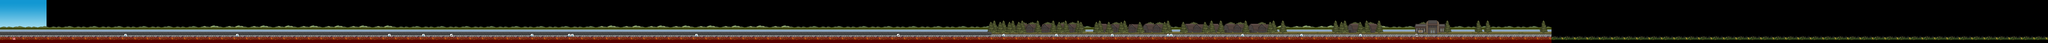

Below is a game level as drawn by its tile map, then a one-line description and the .tmx that defines it (tile-layer data replaced by summaries):
An orthogonal 660x14 tile map with 64x64 px tiles, 13 tile layers (back-9, back-8, back-7, back-6, ...), 3 tilesets.

<map version="1.0" orientation="orthogonal" width="660" height="14" tilewidth="64" tileheight="64">
 <tileset firstgid="1" name="meta64" tilewidth="64" tileheight="64">
  <image source="meta64.png" width="256" height="192" />
  <tile id="0">
   <properties>
    <property name="collision" value="full" />
   </properties>
  </tile>
  <tile id="1">
   <properties>
    <property name="collision" value="leftslant" />
   </properties>
  </tile>
  <tile id="2">
   <properties>
    <property name="collision" value="rightslant" />
   </properties>
  </tile>
  <tile id="10">
   <properties>
    <property name="collision" value="rs2tileL" />
   </properties>
  </tile>
  <tile id="11">
   <properties>
    <property name="collision" value="rs2tileR" />
   </properties>
  </tile>
 </tileset>
 <tileset firstgid="13" name="Env_Track_Icons" tilewidth="64" tileheight="64">
  <image source="TrackLapse_Icon.png" width="448" height="64" />
  <tile id="0">
   <properties>
    <property name="obstacle" value="hurdle" />
   </properties>
  </tile>
  <tile id="1">
   <properties>
    <property name="special" value="spawnpoint" />
   </properties>
  </tile>
  <tile id="2">
   <properties>
    <property name="special" value="checkpoint" />
   </properties>
  </tile>
  <tile id="3">
   <properties>
    <property name="special" value="nextlevelNE" />
   </properties>
  </tile>
 </tileset>
 <tileset firstgid="20" name="TL_Town_TileTextures_v7" tilewidth="64" tileheight="64">
  <image source="TL_Town_TileTextures_v7.png" width="1280" height="832" />
 </tileset>
 <layer name="back-9" width="660" height="14">
  <properties>
   <property name="speedx" value="0" />
   <property name="speedy" value="0" />
  </properties>
  <data>[9240 cells, 195 non-empty, 13 distinct tile ids]</data>
 </layer>
 <layer name="back-8" width="660" height="14">
  <properties>
   <property name="speedx" value=".4" />
   <property name="speedy" value=".5" />
  </properties>
  <data>[9240 cells, 2500 non-empty, 50 distinct tile ids]</data>
 </layer>
 <layer name="back-7" width="660" height="14">
  <properties>
   <property name="speedx" value="1.0" />
   <property name="speedy" value=".9" />
  </properties>
  <data>[9240 cells, 90 non-empty, 6 distinct tile ids]</data>
 </layer>
 <layer name="back-6" width="660" height="14">
  <properties>
   <property name="speedx" value="1.0" />
   <property name="speedy" value="1.0" />
  </properties>
  <data>[9240 cells, 362 non-empty, 2 distinct tile ids]</data>
 </layer>
 <layer name="back-5" width="660" height="14">
  <properties>
   <property name="speedx" value="1.0" />
   <property name="speedy" value="1.0" />
  </properties>
  <data>[9240 cells, 255 non-empty, 75 distinct tile ids]</data>
 </layer>
 <layer name="back-4" width="660" height="14">
  <properties>
   <property name="speedx" value="1.0" />
   <property name="speedy" value="1.0" />
  </properties>
  <data>[9240 cells, 180 non-empty, 20 distinct tile ids]</data>
 </layer>
 <layer name="back-3" width="660" height="14">
  <properties>
   <property name="speedx" value="1.0" />
   <property name="speedy" value="1.0" />
  </properties>
  <data>[9240 cells, 369 non-empty, 24 distinct tile ids]</data>
 </layer>
 <layer name="back-2" width="660" height="14">
  <properties>
   <property name="speedx" value="1.0" />
   <property name="speedy" value="1.0" />
  </properties>
  <data>[9240 cells, 192 non-empty, 12 distinct tile ids]</data>
 </layer>
 <layer name="back-1" width="660" height="14">
  <properties>
   <property name="speedx" value="1.0" />
   <property name="speedy" value="1.0" />
  </properties>
  <data>[9240 cells, 24 non-empty, 3 distinct tile ids]</data>
 </layer>
 <layer name="main" width="660" height="14">
  <properties>
   <property name="speedx" value="1.0" />
   <property name="speedy" value="1.0" />
  </properties>
  <data>[9240 cells, 1320 non-empty, 16 distinct tile ids]</data>
 </layer>
 <layer name="front1" width="660" height="14">
  <properties>
   <property name="speedx" value="1.2" />
   <property name="speedy" value="1.1" />
  </properties>
  <data>[9240 cells, 1320 non-empty, 8 distinct tile ids]</data>
 </layer>
 <layer name="front2" width="660" height="14">
  <properties>
   <property name="speedx" value="1.0" />
   <property name="speedy" value="1.0" />
  </properties>
  <data>[9240 cells, 20 non-empty, 4 distinct tile ids]</data>
 </layer>
 <layer name="meta" width="660" height="14" opacity="0.34">
  <properties>
   <property name="speedx" value="1.0" />
   <property name="speedy" value="1.0" />
  </properties>
  <data>[9240 cells, 1000 non-empty, 1 distinct tile ids]</data>
 </layer>
</map>
